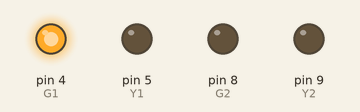
The sketch below on a simulated Arduino Uno, built with avr-gcc and run on an emulated ATmega328P. Shown: output pins drawn as LEDs (lit = HIGH). Pins used as bus, display or sensor lines are not drawn.

Above: at 4.0 s.
At 9.5 s:
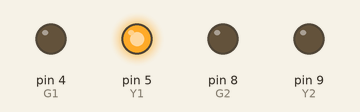
At 11.5 s:
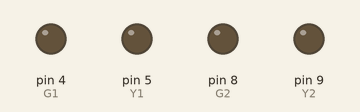
At 16.0 s:
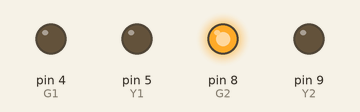
At 21.5 s:
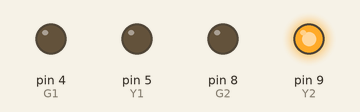
Timing chart, 0 to 31.2 s (numbered marks = the images above):
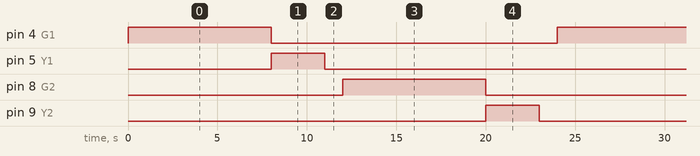

The sketch:

sketch_oct23a.ino
```cpp
/*
   Krithika Kannan
   CE 1100
   Fall 2019
*/

//Constants
static int R1 = 6;
static int Y1 = 5;
static int G1 = 4;
static int R2 = 10;
static int Y2 = 9;
static int G2 = 8;

//Program used to mimic a stoplight
void setup() {
  pinMode(R1, OUTPUT);
  pinMode(Y1, OUTPUT);
  pinMode(G1, OUTPUT);
  pinMode(R2, OUTPUT);
  pinMode(Y2, OUTPUT);
  pinMode(G2, OUTPUT);
}
void loop() {
  digitalWrite(G1,1);
  digitalWrite(R2,1);
  delay(8000);
  digitalWrite(G1,0);
  digitalWrite(R2,0);

  digitalWrite(Y1,1);
  digitalWrite(R2,1);
  delay(3000);
  digitalWrite(Y1,0);
  digitalWrite(R2,0);

  digitalWrite(R1,1);
  digitalWrite(R2,1);
  delay(1000);
  digitalWrite(R1,0);
  digitalWrite(R2,0);

  digitalWrite(R1,1);
  digitalWrite(G2,1);
  delay(8000);
  digitalWrite(R1,0);
  digitalWrite(G2,0);

  digitalWrite(R1,1);
  digitalWrite(Y2,1);
  delay(3000);
  digitalWrite(R1,0);
  digitalWrite(Y2,0);

  digitalWrite(R1,1);
  digitalWrite(R2,1);
  delay(1000);
  digitalWrite(R1,0);
  digitalWrite(R2,0);
}
```

Measured:
- by itself, pin 4 (G1), pin 8 (G2): alternates HIGH for 8.0 s and LOW for 16.0 s
- by itself, pin 5 (Y1), pin 9 (Y2): alternates HIGH for 3.0 s and LOW for 21.0 s
- by itself, everything shown: repeats every 24.0 s, in 6 steps
